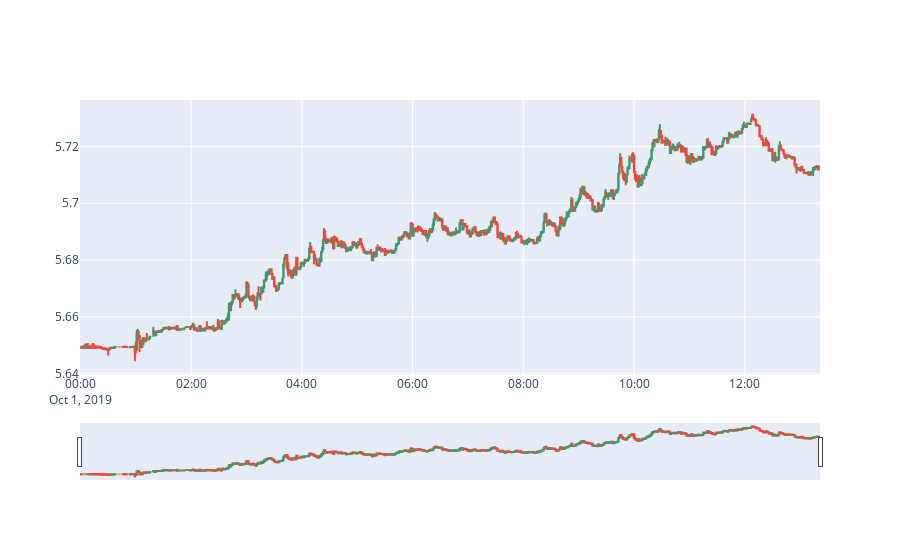

The notebook cell saved with this chart:
### Markdown cell above
#### Plot Candlestick chart for a short time

### Code cell
df_to_plot = df_ohlc.iloc[:800]
fig = go.Figure(data=[go.Candlestick(x=df_to_plot.index,
                open=df_to_plot['open'],
                high=df_to_plot['high'],
                low=df_to_plot['low'],
                close=df_to_plot['close'])])
fig.show()

### Figure 1 — Plotly figure (JSON) as saved in the notebook; plotly's stock layout.template omitted (floating-point values rounded to 4 significant figures; data arrays with more than 128 entries replaced by an {"elided": "..."} marker saying what was removed)
{"data": [{"close": {"elided": "800 float values"}, "high": {"elided": "800 float values"}, "low": {"elided": "800 float values"}, "open": {"elided": "800 float values"}, "type": "candlestick", "x": {"elided": "800 str values"}}], "layout": {}}
